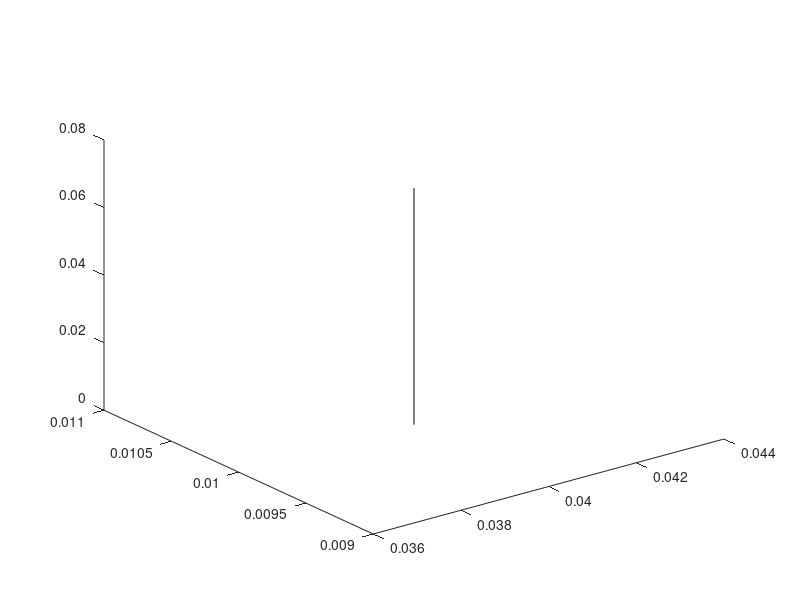

Recreate this plot in MATLAB.
%% add box K for Macro Dynamics 

ymin= -.04;
ymax= .04;
pimin= .01;
pimax= .03;
yy= [ymin:.01:ymax];
ly =  length(yy);
pi_b= pimin*ones(1,ly);
%plot(yy,pi_b,'k-')
pi_u= pimax*ones(1,ly);
%plot(yy,pi_u,'k-')
hpi= [pimin:.005:pimax];
lpi =  length(hpi);
%plot(ymin*ones(1,lpi),hpi,'k-')
%plot(ymax*ones(1,lpi),hpi,'k-')
yym= [ymax:-.01:ymin];
%fill([yy, ymax*ones(1,lpi), yym,ymin*ones(1,lpi)], [pi_b, hpi, pi_u,hpi],'y')
yminlim= ymin-.01;
ymaxlim= ymax+.01;
piminlim= pimin-.01;
pimaxlim= pimax+.01;

imin= 0;
iminlim= imin;
imax= .07;
imaxlim= imax+.01;
axis([yminlim, ymaxlim, piminlim, pimaxlim, iminlim, imaxlim])
xlabel('output gap')
ylabel('inflation')
zlabel('interes rate')
%base
plot(yy,pi_b,'k-')
plot(yy,pi_u,'k-')
plot(ymin*ones(1,lpi),hpi,'k-')
plot(ymax*ones(1,lpi),hpi,'k-')
%fill([yy, ymax*ones(1,lpi), yym,ymin*ones(1,lpi)], [pi_b, hpi, pi_u, hpi],'y')
%ly =  length(yy);
%lpi =  length(hpi);

%ceiling
plot3(yy,pi_b,imax*ones(1,ly),'k-')
plot3(yy,pi_u,imax*ones(1,ly),'k-')
plot3(ymin*ones(1,lpi),hpi,imax*ones(1,lpi),'k-')
plot3(ymax*ones(1,lpi),hpi,imax*ones(1,lpi),'k-')

%walls
plot3(yy(1)*ones(1,ly+1),pi_b(1)*ones(1,ly+1),imax*[0:1/ly:1],'k-')
plot3(yy(1)*ones(1,ly+1),pi_u(1)*ones(1,ly+1),imax*[0:1/ly:1],'k-')
plot3(yy(ly)*ones(1,ly+1),pi_u(1)*ones(1,ly+1),imax*[0:1/ly:1],'k-')
plot3(yy(ly)*ones(1,ly+1),pi_b(1)*ones(1,ly+1),imax*[0:1/ly:1],'k-')